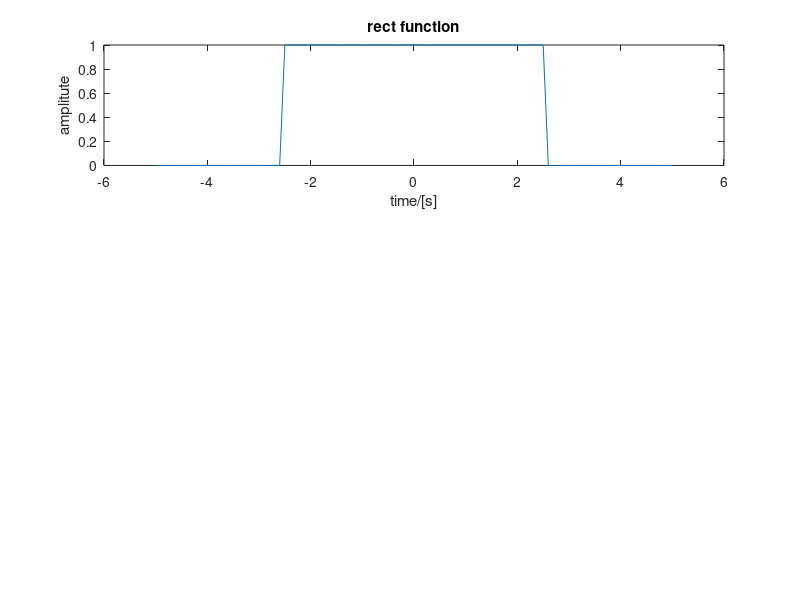

Write the MATLAB code that produced this figure. (Note: this script raises an error after producing the figure.)
clc;
clear all;
close all;

%%
t=linspace(-5,5,101);

rect=zeros(1,101);
a=find(t==-2.5);
b=find(t==2.5);
rect(a:b)=1;

subplot(311)
plot(t,rect)
xlabel('time/[s]')
ylabel('amplitute')
title('rect function')
hold on

[Xk,f0,Series] = cefs(rect,10,t);
% plot(t,Series)
% legend('Signal','FourierSeries')
% hold on
% 
% 
% L = length(Xk);
% Xk_mag = zeros(1,L);
% Xk_ang = zeros(1,L);
% 
% for i=1:1:L
%     Xk_mag(1,i) = abs(Xk(1,i));
%     Xk_ang(1,i) = angle(Xk(1,i));
% end   
% 
% k0 = -10:1:10;
% subplot(312)
% plot(k0*f0,Xk_mag,'*');
% xlabel('frequency/[Hz]')
% ylabel('Amplitute')
% title('|X[k]|')
% 
% subplot(313)
% plot(k0*f0,Xk_ang,'*');
% xlabel('frequency/[Hz]')
% ylabel('Angle')
% title('<X[k]')










